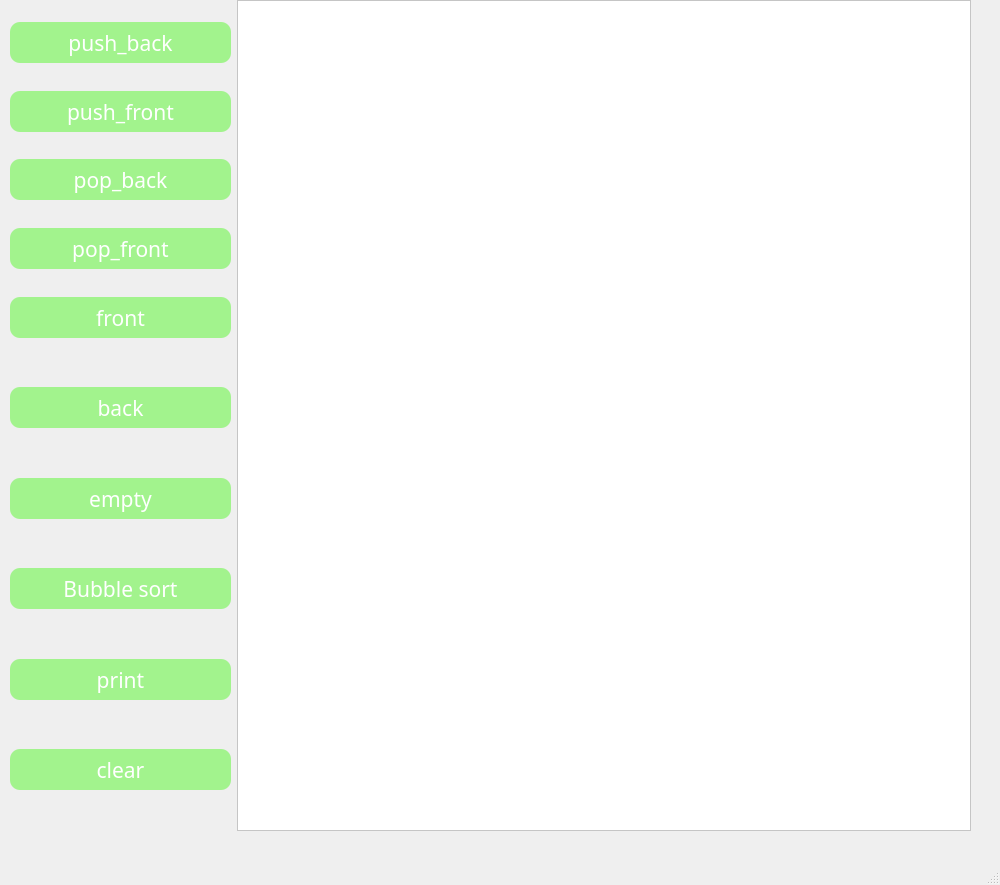
<?xml version="1.0" encoding="UTF-8"?>
<ui version="4.0">
 <class>MainWindow</class>
 <widget class="QMainWindow" name="MainWindow">
  <property name="geometry">
   <rect>
    <x>0</x>
    <y>0</y>
    <width>1000</width>
    <height>885</height>
   </rect>
  </property>
  <property name="minimumSize">
   <size>
    <width>1000</width>
    <height>800</height>
   </size>
  </property>
  <property name="font">
   <font>
    <family>Futura</family>
   </font>
  </property>
  <property name="windowTitle">
   <string>MainWindow</string>
  </property>
  <widget class="QWidget" name="centralwidget">
   <widget class="QWidget" name="layoutWidget">
    <property name="geometry">
     <rect>
      <x>10</x>
      <y>0</y>
      <width>961</width>
      <height>831</height>
     </rect>
    </property>
    <layout class="QFormLayout" name="formLayout">
     <item row="0" column="0">
      <layout class="QVBoxLayout" name="verticalLayout">
       <item alignment="Qt::AlignHCenter|Qt::AlignVCenter">
        <widget class="QPushButton" name="On_push_back">
         <property name="minimumSize">
          <size>
           <width>221</width>
           <height>41</height>
          </size>
         </property>
         <property name="maximumSize">
          <size>
           <width>221</width>
           <height>41</height>
          </size>
         </property>
         <property name="font">
          <font>
           <family>Futura</family>
           <pointsize>16</pointsize>
           <italic>false</italic>
           <fontweight>Medium</fontweight>
          </font>
         </property>
         <property name="styleSheet">
          <string notr="true">background-color: rgb(162, 243, 141);
color: rgb(255, 255, 255);
font: 500 16pt &quot;Futura&quot;;
border-radius: 10px;
padding: 6px;</string>
         </property>
         <property name="text">
          <string>push_back</string>
         </property>
        </widget>
       </item>
       <item>
        <widget class="QPushButton" name="On_push_front">
         <property name="minimumSize">
          <size>
           <width>221</width>
           <height>41</height>
          </size>
         </property>
         <property name="maximumSize">
          <size>
           <width>221</width>
           <height>41</height>
          </size>
         </property>
         <property name="font">
          <font>
           <family>Futura</family>
           <pointsize>16</pointsize>
           <italic>false</italic>
           <fontweight>Medium</fontweight>
          </font>
         </property>
         <property name="styleSheet">
          <string notr="true">background-color: rgb(162, 243, 141);
color: rgb(255, 255, 255);
font: 500 16pt &quot;Futura&quot;;
border-radius: 10px;
padding: 6px;</string>
         </property>
         <property name="text">
          <string>push_front</string>
         </property>
        </widget>
       </item>
       <item alignment="Qt::AlignHCenter|Qt::AlignVCenter">
        <widget class="QPushButton" name="On_pop_back">
         <property name="minimumSize">
          <size>
           <width>221</width>
           <height>41</height>
          </size>
         </property>
         <property name="maximumSize">
          <size>
           <width>221</width>
           <height>41</height>
          </size>
         </property>
         <property name="font">
          <font>
           <family>Futura</family>
           <pointsize>16</pointsize>
           <italic>false</italic>
           <fontweight>Medium</fontweight>
          </font>
         </property>
         <property name="styleSheet">
          <string notr="true">background-color: rgb(162, 243, 141);
color: rgb(255, 255, 255);
font: 500 16pt &quot;Futura&quot;;
border-radius: 10px;
padding: 6px;</string>
         </property>
         <property name="text">
          <string>pop_back</string>
         </property>
        </widget>
       </item>
       <item>
        <widget class="QPushButton" name="On_pop_front">
         <property name="minimumSize">
          <size>
           <width>221</width>
           <height>41</height>
          </size>
         </property>
         <property name="maximumSize">
          <size>
           <width>221</width>
           <height>41</height>
          </size>
         </property>
         <property name="font">
          <font>
           <family>Futura</family>
           <pointsize>16</pointsize>
           <italic>false</italic>
           <fontweight>Medium</fontweight>
          </font>
         </property>
         <property name="styleSheet">
          <string notr="true">background-color: rgb(162, 243, 141);
color: rgb(255, 255, 255);
font: 500 16pt &quot;Futura&quot;;
border-radius: 10px;
padding: 6px;</string>
         </property>
         <property name="text">
          <string>pop_front</string>
         </property>
        </widget>
       </item>
       <item alignment="Qt::AlignHCenter|Qt::AlignVCenter">
        <widget class="QPushButton" name="On_front">
         <property name="minimumSize">
          <size>
           <width>221</width>
           <height>41</height>
          </size>
         </property>
         <property name="maximumSize">
          <size>
           <width>221</width>
           <height>41</height>
          </size>
         </property>
         <property name="font">
          <font>
           <family>Futura</family>
           <pointsize>16</pointsize>
           <italic>false</italic>
           <fontweight>Medium</fontweight>
          </font>
         </property>
         <property name="styleSheet">
          <string notr="true">background-color: rgb(162, 243, 141);
color: rgb(255, 255, 255);
font: 500 16pt &quot;Futura&quot;;
border-radius: 10px;
padding: 6px;</string>
         </property>
         <property name="text">
          <string>front</string>
         </property>
        </widget>
       </item>
       <item alignment="Qt::AlignHCenter|Qt::AlignVCenter">
        <widget class="QPushButton" name="On_back">
         <property name="minimumSize">
          <size>
           <width>221</width>
           <height>41</height>
          </size>
         </property>
         <property name="maximumSize">
          <size>
           <width>221</width>
           <height>41</height>
          </size>
         </property>
         <property name="font">
          <font>
           <family>Futura</family>
           <pointsize>16</pointsize>
           <italic>false</italic>
           <fontweight>Medium</fontweight>
          </font>
         </property>
         <property name="styleSheet">
          <string notr="true">background-color: rgb(162, 243, 141);
color: rgb(255, 255, 255);
font: 500 16pt &quot;Futura&quot;;
border-radius: 10px;
padding: 6px;</string>
         </property>
         <property name="text">
          <string>back</string>
         </property>
        </widget>
       </item>
       <item alignment="Qt::AlignHCenter|Qt::AlignVCenter">
        <widget class="QPushButton" name="On_Empty">
         <property name="minimumSize">
          <size>
           <width>221</width>
           <height>41</height>
          </size>
         </property>
         <property name="maximumSize">
          <size>
           <width>221</width>
           <height>41</height>
          </size>
         </property>
         <property name="font">
          <font>
           <family>Futura</family>
           <pointsize>16</pointsize>
           <italic>false</italic>
           <fontweight>Medium</fontweight>
          </font>
         </property>
         <property name="styleSheet">
          <string notr="true">background-color: rgb(162, 243, 141);
color: rgb(255, 255, 255);
font: 500 16pt &quot;Futura&quot;;
border-radius: 10px;
padding: 6px;</string>
         </property>
         <property name="text">
          <string>empty</string>
         </property>
        </widget>
       </item>
       <item alignment="Qt::AlignHCenter|Qt::AlignVCenter">
        <widget class="QPushButton" name="On_Sort">
         <property name="minimumSize">
          <size>
           <width>221</width>
           <height>41</height>
          </size>
         </property>
         <property name="maximumSize">
          <size>
           <width>221</width>
           <height>41</height>
          </size>
         </property>
         <property name="font">
          <font>
           <family>Futura</family>
           <pointsize>16</pointsize>
           <italic>false</italic>
           <fontweight>Medium</fontweight>
          </font>
         </property>
         <property name="styleSheet">
          <string notr="true">background-color: rgb(162, 243, 141);
color: rgb(255, 255, 255);
font: 500 16pt &quot;Futura&quot;;
border-radius: 10px;
padding: 6px;</string>
         </property>
         <property name="text">
          <string>Bubble sort</string>
         </property>
        </widget>
       </item>
       <item alignment="Qt::AlignHCenter|Qt::AlignVCenter">
        <widget class="QPushButton" name="On_Print">
         <property name="minimumSize">
          <size>
           <width>221</width>
           <height>41</height>
          </size>
         </property>
         <property name="maximumSize">
          <size>
           <width>221</width>
           <height>41</height>
          </size>
         </property>
         <property name="font">
          <font>
           <family>Futura</family>
           <pointsize>16</pointsize>
           <italic>false</italic>
           <fontweight>Medium</fontweight>
          </font>
         </property>
         <property name="styleSheet">
          <string notr="true">background-color: rgb(162, 243, 141);
color: rgb(255, 255, 255);
font: 500 16pt &quot;Futura&quot;;
border-radius: 10px;
padding: 6px;</string>
         </property>
         <property name="text">
          <string>print</string>
         </property>
        </widget>
       </item>
       <item alignment="Qt::AlignHCenter|Qt::AlignVCenter">
        <widget class="QPushButton" name="On_clear">
         <property name="minimumSize">
          <size>
           <width>221</width>
           <height>41</height>
          </size>
         </property>
         <property name="maximumSize">
          <size>
           <width>221</width>
           <height>41</height>
          </size>
         </property>
         <property name="font">
          <font>
           <family>Futura</family>
           <pointsize>16</pointsize>
           <italic>false</italic>
           <fontweight>Medium</fontweight>
          </font>
         </property>
         <property name="styleSheet">
          <string notr="true">background-color: rgb(162, 243, 141);
color: rgb(255, 255, 255);
font: 500 16pt &quot;Futura&quot;;
border-radius: 10px;
padding: 6px;</string>
         </property>
         <property name="text">
          <string>clear</string>
         </property>
        </widget>
       </item>
      </layout>
     </item>
     <item row="0" column="1">
      <widget class="QPlainTextEdit" name="plainTextEdit">
       <property name="minimumSize">
        <size>
         <width>543</width>
         <height>511</height>
        </size>
       </property>
       <property name="maximumSize">
        <size>
         <width>800</width>
         <height>1000</height>
        </size>
       </property>
       <property name="styleSheet">
        <string notr="true">background-color: rgb(255, 255, 255);
color: rgb(0, 0, 0);
font: 500 13pt &quot;Futura&quot;;</string>
       </property>
       <property name="readOnly">
        <bool>true</bool>
       </property>
      </widget>
     </item>
    </layout>
   </widget>
  </widget>
  <widget class="QMenuBar" name="menubar">
   <property name="geometry">
    <rect>
     <x>0</x>
     <y>0</y>
     <width>1000</width>
     <height>26</height>
    </rect>
   </property>
  </widget>
  <widget class="QStatusBar" name="statusbar"/>
 </widget>
 <resources/>
 <connections/>
</ui>
